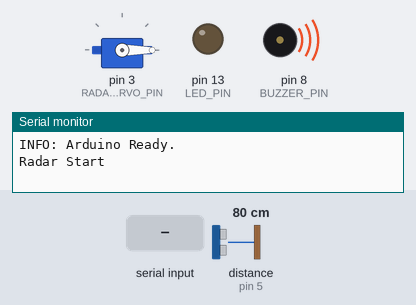
This sketch was run on a simulated Arduino Uno, built with avr-gcc and run on an emulated ATmega328P. Parts: servo, output pins drawn as LEDs (lit = HIGH), buzzer (waves = sounding, pin HIGH), the last lines printed to the serial monitor. The inputs (shaded band) are chosen by the test bench; at power-on: distance to the obstacle (sensor on pin 5) 80 cm. The echo pulse lasts 58.3 µs per cm.

Above: at 1.7 s.
1.8 s: "RADAR_ON\n" received over Serial
At 1.98 s:
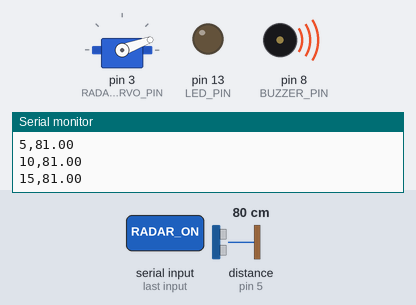
At 2.37 s:
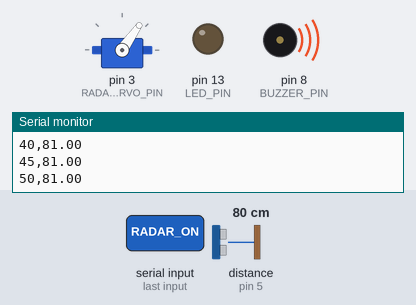
4.8 s: "command=arduino1\n" received over Serial
At 4.95 s:
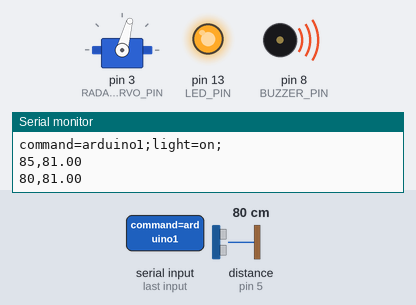
7.8 s: distance to the obstacle (sensor on pin 5) set to 2 cm
10.8 s: distance to the obstacle (sensor on pin 5) set to 60 cm
Timing chart, 0 to 17.8 s (numbered marks = the images above; inputs shaded):
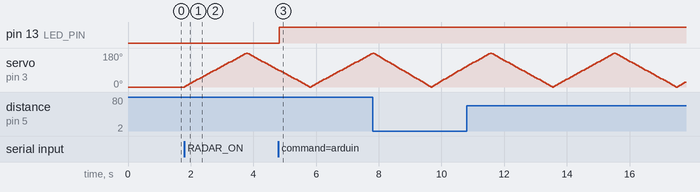

The sketch:

sketch_mar7a.ino
```cpp
// Arduino Radar + DHT/LED Controller - Combined & Modular
// Version 4.3: Buzzer Alarm with LOW level trigger support

#include <Servo.h>
#include <NewPing.h>
#include <DHT.h>

// --- Pin Definitions ---
const int RADAR_SERVO_PIN = 3;
const int RADAR_TRIG_PIN = 4;
const int RADAR_ECHO_PIN = 5;
const int DHT_PIN = 2;
const int LED_PIN = 13;
const int BUZZER_PIN = 8; // 蜂鸣器引脚

// --- Sensor & Communication Configuration ---
// ... (保持不变) ...
const unsigned int RADAR_MAX_DISTANCE_CM = 200;
const uint8_t DHT_SENSOR_TYPE = DHT11;
const unsigned long SERIAL_BAUD_RATE = 115200;
const unsigned long SERIAL_TIMEOUT_MS = 10;
const float RADAR_INVALID_DISTANCE_MARKER = RADAR_MAX_DISTANCE_CM + 1.0;
const int ALARM_OFF = 0;
const int ALARM_SLOW = 1;
const int ALARM_MEDIUM = 2;
const int ALARM_FAST = 3;

// --- Object Instances ---
// ... (保持不变) ...
NewPing radarSonar(RADAR_TRIG_PIN, RADAR_ECHO_PIN, RADAR_MAX_DISTANCE_CM);
Servo radarServo;
DHT dht(DHT_PIN, DHT_SENSOR_TYPE);

// --- Radar Scan Parameters ---
// ... (保持不变) ...
volatile int radar_min_angle = 0;
volatile int radar_max_angle = 180;
volatile int radar_scan_step = 5;
volatile unsigned int radar_scan_delay_ms = 50;

// --- Internal State ---
// ... (其他状态保持不变) ...
int current_servo_pos = 0;
bool radar_scanning_forward = true;
volatile bool is_radar_active = false;
volatile int current_alarm_level = ALARM_OFF;
unsigned long last_beep_time = 0;
const int BEEP_DURATION_MS = 50;
// 对于低电平触发的有源蜂鸣器，通常不需要 PWM 频率
// 如果是无源蜂鸣器需要驱动，则保留频率
// const int BEEP_FREQUENCY_HZ = 1500; // 可能不再需要

// ================== SETUP ==================
void setup() {
  Serial.begin(SERIAL_BAUD_RATE);
  initializePins();
  initializeSensorsAndActuators();
  Serial.setTimeout(SERIAL_TIMEOUT_MS);
  Serial.println("INFO: Arduino Ready.");
  Serial.println("Radar Start");
}

// ================== MAIN LOOP ==================
void loop() {
  handleSerialCommands();

  if (is_radar_active) {
    performRadarScanStep();
  } else {
     delay(5);
     if (current_alarm_level != ALARM_OFF) {
         current_alarm_level = ALARM_OFF;
         // <<< 修改：确保停止时为 HIGH >>>
         digitalWrite(BUZZER_PIN, HIGH); // 设为高电平停止蜂鸣器
         // noTone(BUZZER_PIN); // 对于有源蜂鸣器，可能不需要 noTone
     }
  }

  handleAlarmBeep(); // 处理蜂鸣器逻辑

  // delay(1); // 保持或移除
  handleSerialCommands();
}

// ================== INITIALIZATION ==================
void initializePins() {
  pinMode(LED_PIN, OUTPUT);
  pinMode(BUZZER_PIN, OUTPUT);
  // <<< 修改：设置蜂鸣器引脚初始状态为 HIGH (不响) >>>
  digitalWrite(BUZZER_PIN, HIGH);
}
// ... (initializeSensorsAndActuators 保持不变) ...
void initializeSensorsAndActuators() {
  dht.begin();
  radarServo.attach(RADAR_SERVO_PIN);
  current_servo_pos = radar_min_angle;
  radarServo.write(current_servo_pos);
  radar_scanning_forward = true;
  delay(500);
}


// ================== RADAR FUNCTIONS ==================
// ... (雷达相关函数保持不变) ...
void performRadarScanStep() {
  int min_angle = radar_min_angle; int max_angle = radar_max_angle;
  int scan_step = radar_scan_step; unsigned int scan_delay = radar_scan_delay_ms;
  int next_pos = calculateNextRadarPosition(min_angle, max_angle, scan_step);
  if (next_pos != current_servo_pos) {
    moveRadarServoTo(next_pos);
    delay(scan_delay);
  } else { delay(1); }
  float distance = measureRadarDistance();
  sendRadarData(current_servo_pos, distance);
}
int calculateNextRadarPosition(int min_angle, int max_angle, int scan_step) {
  int next_pos;
  if (radar_scanning_forward) {
    next_pos = current_servo_pos + scan_step;
    if (next_pos >= max_angle) { next_pos = max_angle; radar_scanning_forward = false; }
  } else {
    next_pos = current_servo_pos - scan_step;
    if (next_pos <= min_angle) { next_pos = min_angle; radar_scanning_forward = true; }
  }
  return next_pos;
}
void moveRadarServoTo(int position) {
  current_servo_pos = position; radarServo.write(current_servo_pos);
}
float measureRadarDistance() {
  unsigned int duration_us = radarSonar.ping(); float dist_cm = radarSonar.convert_cm(duration_us);
  return (dist_cm == 0) ? RADAR_INVALID_DISTANCE_MARKER : dist_cm;
}
void sendRadarData(int angle, float distance) {
  Serial.print(angle); Serial.print(","); Serial.println(distance);
}


// ================== DHT/LED FUNCTIONS ==================
// ... (DHT/LED 函数保持不变) ...
void controlLed(bool turnOn) {
  digitalWrite(LED_PIN, turnOn ? HIGH : LOW);
  if (turnOn) { Serial.println("command=arduino1;light=on;"); }
  else        { Serial.println("command=arduino2;light=off;"); }
}
void readAndSendTemperature() {
  float temperature = dht.readTemperature();
  if (isnan(temperature)) { Serial.println("command=arduino3;error=Failed to read temperature;"); }
  else { Serial.print("command=arduino3;temp="); Serial.print(temperature, 1); Serial.println(";"); }
}
void readAndSendHumidity() {
  float humidity = dht.readHumidity();
  if (isnan(humidity)) { Serial.println("command=arduino4;error=Failed to read humidity;"); }
  else { Serial.print("command=arduino4;humi="); Serial.print(humidity, 1); Serial.println(";"); }
}


// ================== ALARM BEEP FUNCTION ==================
// <<< 修改：适配低电平触发 >>>
void handleAlarmBeep() {
  static bool is_beeping = false; // 跟踪当前是否处于鸣叫状态
  unsigned long current_millis = millis();

  if (current_alarm_level == ALARM_OFF) {
    // 如果当前级别是 OFF，确保蜂鸣器不响 (HIGH)
    if (is_beeping) {
      digitalWrite(BUZZER_PIN, HIGH);
      is_beeping = false;
    }
    return;
  }

  // 如果当前级别不是 OFF，则需要进行周期性鸣叫
  unsigned long interval = 10000; // Default long interval
  switch (current_alarm_level) {
    case ALARM_FAST:   interval = 150; break;
    case ALARM_MEDIUM: interval = 400; break;
    case ALARM_SLOW:   interval = 800; break;
  }

  // 检查是否到达下一个状态切换时间点
  if (current_millis - last_beep_time >= interval) {
      // 如果当前未在鸣叫，则开始鸣叫 (设置为 LOW)
      if (!is_beeping) {
          digitalWrite(BUZZER_PIN, LOW); // 开始鸣叫
          is_beeping = true;
          last_beep_time = current_millis; // 记录鸣叫开始时间
      }
  }

  // 检查鸣叫是否已达到指定持续时间
  if (is_beeping && (current_millis - last_beep_time >= BEEP_DURATION_MS)) {
      digitalWrite(BUZZER_PIN, HIGH); // 停止鸣叫 (设置为 HIGH)
      is_beeping = false;
      // 不需要更新 last_beep_time，下次检查 interval 时会重新计算
      // 为了让 interval 从 beep 结束开始计算，可以更新:
      // last_beep_time = current_millis; // Uncomment this line if interval should start after beep ends
      // 但通常 interval 是指 beep 开始到下一次 beep 开始的时间
  }
}


// ================== SERIAL COMMAND HANDLING ==================
void handleSerialCommands() { /* ... (保持不变) ... */
   while (Serial.available() > 0) {
    String command = Serial.readStringUntil('\n'); command.trim();
    if (command.length() > 0) { processReceivedCommand(command); }
  }
}

void processReceivedCommand(String command) {
  if (command.startsWith("command=arduino")) {
    // ... (处理 arduino1-4，保持不变) ...
    if (command.startsWith("command=arduino1")) { controlLed(true); }
    else if (command.startsWith("command=arduino2")) { controlLed(false); }
    else if (command.startsWith("command=arduino3")) { readAndSendTemperature(); }
    else if (command.startsWith("command=arduino4")) { readAndSendHumidity(); }
    else { Serial.println("ERROR=Unknown arduino command;"); }
  }
  else if (command.equalsIgnoreCase("RADAR_ON")) {
    // ... (处理 RADAR_ON，保持不变) ...
    if (!is_radar_active) { is_radar_active = true; Serial.println("OK RADAR_ON"); }
    else { Serial.println("INFO RADAR_ON (already on)"); }
  }
  else if (command.equalsIgnoreCase("RADAR_OFF")) {
     // ... (处理 RADAR_OFF) ...
     if (is_radar_active) {
        is_radar_active = false;
        current_alarm_level = ALARM_OFF;
        // <<< 修改：确保停止时为 HIGH >>>
        digitalWrite(BUZZER_PIN, HIGH); // 设为高电平停止蜂鸣器
        Serial.println("OK RADAR_OFF");
     } else {
         Serial.println("INFO RADAR_OFF (already off)");
     }
  }
  else if (command.startsWith("ALARM ")) {
    int level = command.substring(6).toInt();
    if (level >= ALARM_OFF && level <= ALARM_FAST) {
      if (level != current_alarm_level) {
        current_alarm_level = level;
        Serial.print("OK ALARM level set to ");
        Serial.println(level);
        if (level == ALARM_OFF) {
           // <<< 修改：确保级别为 0 时设置为 HIGH >>>
           digitalWrite(BUZZER_PIN, HIGH); // 设为高电平停止蜂鸣器
        }
      } else {
        // 可选提示
      }
    } else {
      Serial.println("ERROR Invalid ALARM level");
    }
  }
  else if (command.length() > 1 && isalpha(command.charAt(0)) && (isdigit(command.charAt(1)) || command.charAt(1) == '-')) {
     processRadarParameterCommand(command); // (保持不变)
  }
  else if (command.equalsIgnoreCase("PING?")) { Serial.println("PONG!"); }
  else {
    Serial.print("ERROR=Unknown command format:"); Serial.println(command);
  }
}

void processRadarParameterCommand(String command) { /* ... (保持不变) ... */
    char type = command.charAt(0); String valueStr = command.substring(1); int value = valueStr.toInt();
    bool success = false; int temp_min = radar_min_angle; int temp_max = radar_max_angle;
    switch (toupper(type)) {
      case 'A': if (value >= 0 && value <= 180 && value > temp_min) { radar_max_angle = value; success = true; } break;
      case 'a': if (value >= 0 && value <= 180 && value < temp_max) { radar_min_angle = value; success = true; } break;
      case 'S': if (value > 0 && value <= 30) { radar_scan_step = value; success = true; } break;
      case 'D': if (value >= 10 && value <= 200) { radar_scan_delay_ms = value; success = true; } break;
    }
    if (success) { Serial.print("OK "); } else { Serial.print("ERR "); } Serial.println(command);
}
```

Measured:
- after the input at 1.8 s, servo on pin 3 (RADAR_SERVO_PIN): rises from 0° to 180° in 2.0 s, then falls to 90° in 1.0 s
- after the input at 4.8 s, pin 13 (LED_PIN): LOW → HIGH at once
